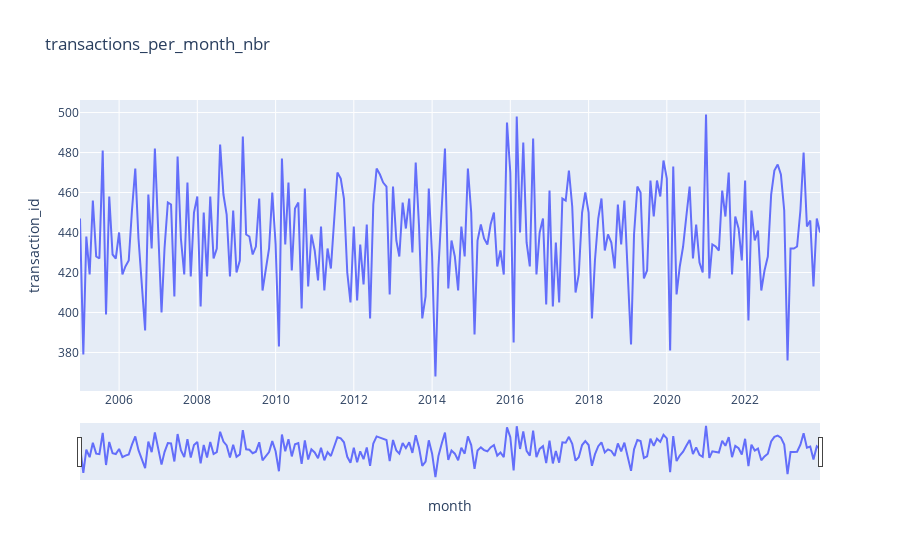

The notebook cell this image was saved under:
### Markdown cell above
Nombre de transaction par mois

### Code cell
transactions_per_month_nbr = pd.DataFrame(transactions_copy.groupby("month").transaction_id.count()).reset_index()
fig = px.line(transactions_per_month_nbr, x='month', y='transaction_id', title='transactions_per_month_nbr')

fig.update_xaxes(rangeslider_visible=True)
fig.show()

### Figure 1 — Plotly figure (JSON) as saved in the notebook; plotly's stock layout.template omitted (floating-point values rounded to 4 significant figures; data arrays with more than 128 entries replaced by an {"elided": "..."} marker saying what was removed)
{"data": [{"hovertemplate": "month=%{x}<br>transaction_id=%{y}<extra></extra>", "legendgroup": "", "line": {"color": "#636efa", "dash": "solid"}, "marker": {"symbol": "circle"}, "mode": "lines", "name": "", "orientation": "v", "showlegend": false, "type": "scatter", "x": {"elided": "228 str values"}, "xaxis": "x", "y": {"elided": "228 int values"}, "yaxis": "y"}], "layout": {"legend": {"tracegroupgap": 0}, "title": {"text": "transactions_per_month_nbr"}, "xaxis": {"anchor": "y", "domain": [0, 1], "rangeslider": {"visible": true}, "title": {"text": "month"}}, "yaxis": {"anchor": "x", "domain": [0, 1], "title": {"text": "transaction_id"}}}}
